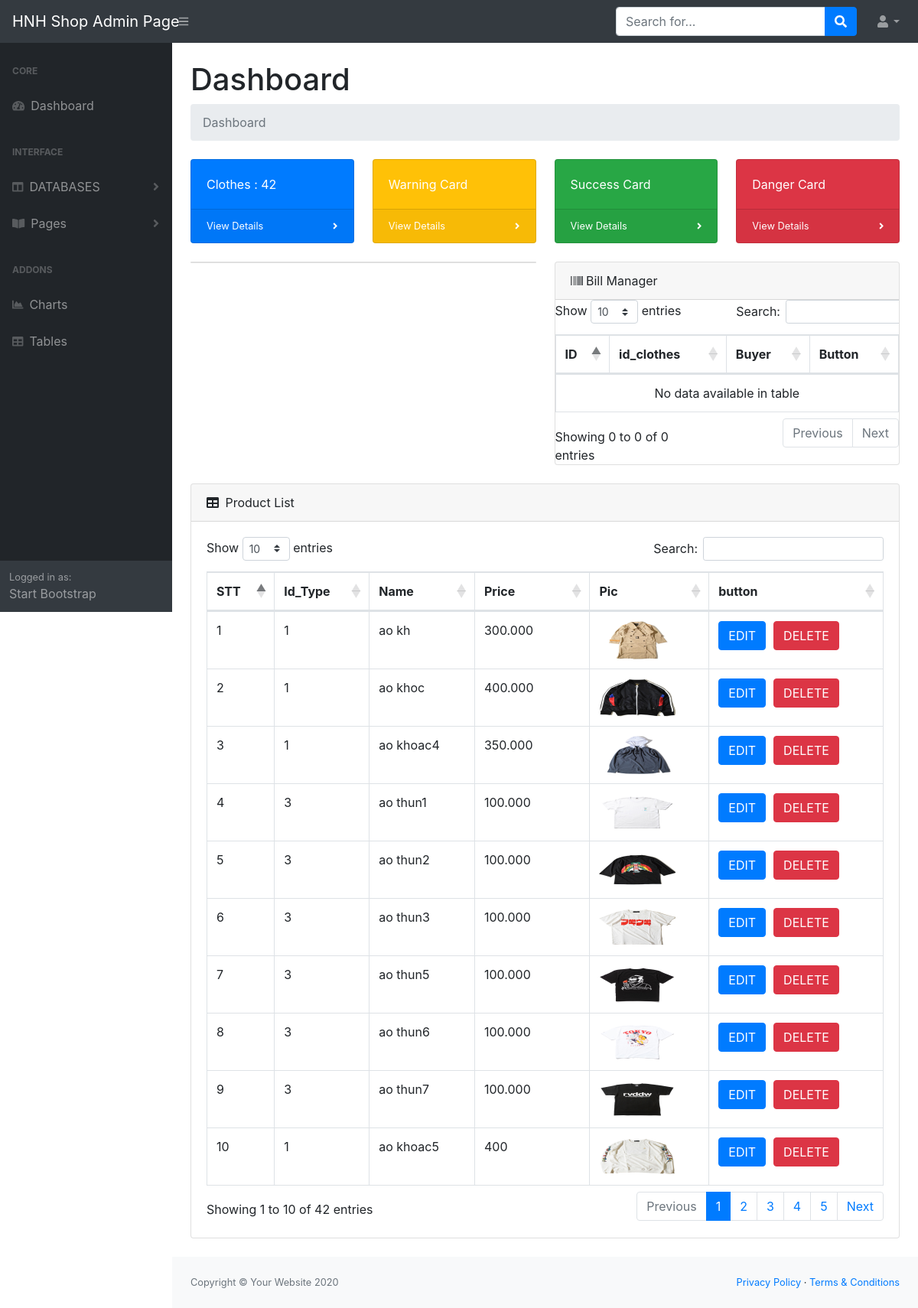
The page / on the database its author committed.
### tables this page shows
CREATE TABLE `clothes` (
  `id` int(4) NOT NULL,
  `id_type` int(4) NOT NULL,
  `name` varchar(40) NOT NULL,
  `price` varchar(255) NOT NULL,
  `picture` varchar(255) NOT NULL,
  `best_sell` int(11) NOT NULL
);

### models/DataProvider.php (called while the page is built, shortened)
<?php
class DataProvider
{
	private $link;
	function __construct()
	{
		$this->link=mysqli_connect("localhost","root","","sellclothes");
	}
	function ExecuteQuery($sql)
	{
		mysqli_query($this->link,"set names 'utf8'");
		return mysqli_query($this->link, $sql);
	}
	function NumRows($sql)
	{
		$result=$this->ExecuteQuery($sql);
		return mysqli_num_rows($result);
	}
	function FetchAll($sql)
	{
		$result=$this->ExecuteQuery($sql);
		$arr=array();
		while($row=mysqli_fetch_assoc($result))
		{
			$arr[]=$row;
		}
		return $arr;
	}
}
?>

### index.php (the view, shortened to what this page needs)
<?php
    include_once("../admin-test/models/DataProvider.php");
?>
<!DOCTYPE html>
<html lang="en">
    <head>
        <link href="css/styles.css" rel="stylesheet" />
        <link href="https://cdn.datatables.net/1.10.20/css/dataTables.bootstrap4.min.css" rel="stylesheet" />
    </head>
    <body class="sb-nav-fixed">
        <nav class="sb-topnav navbar navbar-expand navbar-dark bg-dark">
            <a class="navbar-brand" href="index.html">HNH Shop Admin Page</a>
            <button class="btn btn-link btn-sm order-1 order-lg-0" id="sidebarToggle" href="#"><i class="fas fa-bars"></i></button>
            <form class="d-none d-md-inline-block form-inline ml-auto mr-0 mr-md-3 my-2 my-md-0">
                <div class="input-group">
                    <input class="form-control" type="text" placeholder="Search for..." aria-label="Search" aria-describedby="basic-addon2" />
                    <div class="input-group-append">
                        <button class="btn btn-primary" type="button"><i class="fas fa-search"></i></button>
                    </div>
                </div>
            </form>
            <ul class="navbar-nav ml-auto ml-md-0">
                <li class="nav-item dropdown">
                    <a class="nav-link dropdown-toggle" id="userDropdown" href="#" role="button" data-toggle="dropdown" aria-haspopup="true" aria-expanded="false"><i class="fas fa-user fa-fw"></i></a>
                </li>
            </ul>
        </nav>
        <div id="layoutSidenav">
            <div id="layoutSidenav_nav">
                <nav class="sb-sidenav accordion sb-sidenav-dark" id="sidenavAccordion">
                    <div class="sb-sidenav-menu">
                        <div class="nav">
                            <div class="sb-sidenav-menu-heading">Core</div>
                            <a class="nav-link" href="index.php">
                                <div class="sb-nav-link-icon"><i class="fas fa-tachometer-alt"></i></div>
                                Dashboard
                            </a>
                            <div class="sb-sidenav-menu-heading">Interface</div>
                            <a class="nav-link collapsed" href="#" data-toggle="collapse" data-target="#collapseLayouts" aria-expanded="false" aria-controls="collapseLayouts">
                                <div class="sb-nav-link-icon"><i class="fas fa-columns"></i></div>
                                DATABASES
                                <div class="sb-sidenav-collapse-arrow"><i class="fas fa-angle-down"></i></div>
                            </a>
                            <a class="nav-link collapsed" href="#" data-toggle="collapse" data-target="#collapsePages" aria-expanded="false" aria-controls="collapsePages">
                                <div class="sb-nav-link-icon"><i class="fas fa-book-open"></i></div>
                                Pages
                                <div class="sb-sidenav-collapse-arrow"><i class="fas fa-angle-down"></i></div>
                            </a>
                            <div class="sb-sidenav-menu-heading">Addons</div>
                            <a class="nav-link" href="charts.html">
                                <div class="sb-nav-link-icon"><i class="fas fa-chart-area"></i></div>
                                Charts
                            </a>
                            <a class="nav-link" href="tables.html">
                                <div class="sb-nav-link-icon"><i class="fas fa-table"></i></div>
                                Tables
                            </a>
                        </div>
                    </div>
                    <div class="sb-sidenav-footer">
                        <div class="small">Logged in as:</div>
                        Start Bootstrap
                    </div>
                </nav>
            </div>
            <div id="layoutSidenav_content">
                <main>
                    <div class="container-fluid">
                        <h1 class="mt-4">Dashboard</h1>
                        <ol class="breadcrumb mb-4">
                            <li class="breadcrumb-item active">Dashboard</li>
                        </ol>
                        <div class="row">
                            <div class="col-xl-3 col-md-6">
                                <div class="card bg-primary text-white mb-4">
                                    <div class="card-body">Clothes :
                                    <?php include_once("../admin-test/models/DataProvider.php");
                                            $db=new DataProvider();
                                            $sql="SELECT id FROM `clothes`";
                                            $num=$db->NumRows($sql);
                                            echo $num;
                                    ?>
                                    </div>
                                    <div class="card-footer d-flex align-items-center justify-content-between">
                                        <a class="small text-white stretched-link" href="CLOTHES.php">View Details</a>
                                        <div class="small text-white"><i class="fas fa-angle-right"></i></div>
                                    </div>
                                </div>
                            </div>
                            <div class="col-xl-3 col-md-6">
                                <div class="card bg-warning text-white mb-4">
                                    <div class="card-body">Warning Card</div>
                                    <div class="card-footer d-flex align-items-center justify-content-between">
                                        <a class="small text-white stretched-link" href="#">View Details</a>
                                        <div class="small text-white"><i class="fas fa-angle-right"></i></div>
                                    </div>
                                </div>
                            </div>
                            <div class="col-xl-3 col-md-6">
                                <div class="card bg-success text-white mb-4">
                                    <div class="card-body">Success Card</div>
                                    <div class="card-footer d-flex align-items-center justify-content-between">
                                        <a class="small text-white stretched-link" href="#">View Details</a>
                                        <div class="small text-white"><i class="fas fa-angle-right"></i></div>
                                    </div>
                                </div>
                            </div>
                            <div class="col-xl-3 col-md-6">
                                <div class="card bg-danger text-white mb-4">
                                    <div class="card-body">Danger Card</div>
                                    <div class="card-footer d-flex align-items-center justify-content-between">
                                        <a class="small text-white stretched-link" href="#">View Details</a>
                                        <div class="small text-white"><i class="fas fa-angle-right"></i></div>
                                    </div>
                                </div>
                            </div>
                        </div>
                        <div class="row">
                            <div class="col-xl-6">
                                <div class="card mb-4">
                                </div>
                            </div>
                            <div class="col-xl-6">
                                <div class="card mb-4">
                                    <div class="card-header">
                                    <i class="fa fa-barcode" aria-hidden="true"></i>
                                        Bill Manager
                                    </div>
                                    <div class="table-responsive">
                                        <table class="table table-bordered" id="Bill-Table" width="100%" cellspacing="0">
                                            <thead>
                                                <tr>
                                                    <th>ID</th>
                                                    <th>id_clothes</th>
                                                    <th>Buyer</th>
                                                    <th>Button</th>
                                                </tr>
                                            </thead>
                                            <tbody>
                                            <?php
                                                include_once("../admin-test/models/DataProvider.php");
                                                $sql="SELECT * FROM `accounts`";
                                                ?>
                                            </tbody>
                                        </table>
                                    </div>
                                </div>
                            </div>
                        </div>
                        <div class="card mb-4">
                            <div class="card-header">
                                <i class="fas fa-table mr-1"></i>
                                Product List
                            </div>
                            <div class="card-body">
                                <div class="table-responsive">
                                    <table class="table table-bordered" id="dataTable" width="100%" cellspacing="0">
                                        <thead>
                                            <tr>
                                                <th>STT</th>
                                                <th>Id_Type</th>
                                                <th>Name</th>
                                                <th>Price</th>
                                                <th>Pic</th>
                                                <th>button</th>
                                            </tr>
                                        </thead>
                                        <tbody>
                                        <?php
                                            include_once("../admin-test/models/DataProvider.php");
                                            $db=new DataProvider();
                                            $sql="SELECT * FROM `clothes`";
                                            $array=$db->FetchAll($sql);
                                            foreach($array as $item){
                                                $p=number_format($item['price'],0,",",".");
                                                echo "<tr>";
                                                    echo "<td >$item[id]</td>";
                                                    echo "<td>$item[id_type]</td>";
                                                    echo "<td>$item[name]</td>";
                                                    echo "<td>$p</td>";
                                                    echo "<td><img src='../admin-test/image/image_product/$item[picture]' class='item' style='width:100px; height:50px' ></td>";
                                                    echo "<td><button class='btn-edit btn btn-primary' data-toggle='modal' data-target='#exampleModal'>EDIT</button><button class='btn-delete btn btn-danger' style='margin-left:10px'>DELETE</button></td>";
                                                echo "</tr>";
                                            }
                                            ?>
                                        </tbody>
                                    </table>
                                </div>
                            </div>
                        </div>
                    </div>
                </main>
                <footer class="py-4 bg-light mt-auto">
                    <div class="container-fluid">
                        <div class="d-flex align-items-center justify-content-between small">
                            <div class="text-muted">Copyright &copy; Your Website 2020</div>
                            <div>
                                <a href="#">Privacy Policy</a>
                                &middot;
                                <a href="#">Terms &amp; Conditions</a>
                            </div>
                        </div>
                    </div>
                </footer>
            </div>
        </div>
    </body>
</html>

### rows shown on the page
clothes: id "1", id_type "1", name "ao kh", price "300.000", picture (picture)
clothes: id "2", id_type "1", name "ao khoc", price "400.000", picture (picture)
clothes: id "3", id_type "1", name "ao khoac4", price "350.000", picture (picture)
clothes: id "4", id_type "3", name "ao thun1", price "100.000", picture (picture)
clothes: id "5", id_type "3", name "ao thun2", price "100.000", picture (picture)
clothes: id "6", id_type "3", name "ao thun3", price "100.000", picture (picture)
clothes: id "7", id_type "3", name "ao thun5", price "100.000", picture (picture)
clothes: id "8", id_type "3", name "ao thun6", price "100.000", picture (picture)
clothes: id "9", id_type "3", name "ao thun7", price "100.000", picture (picture)
clothes: id "10", id_type "1", name "ao khoac5", price "400", picture (picture)

### other values the page prints
$num "42"
